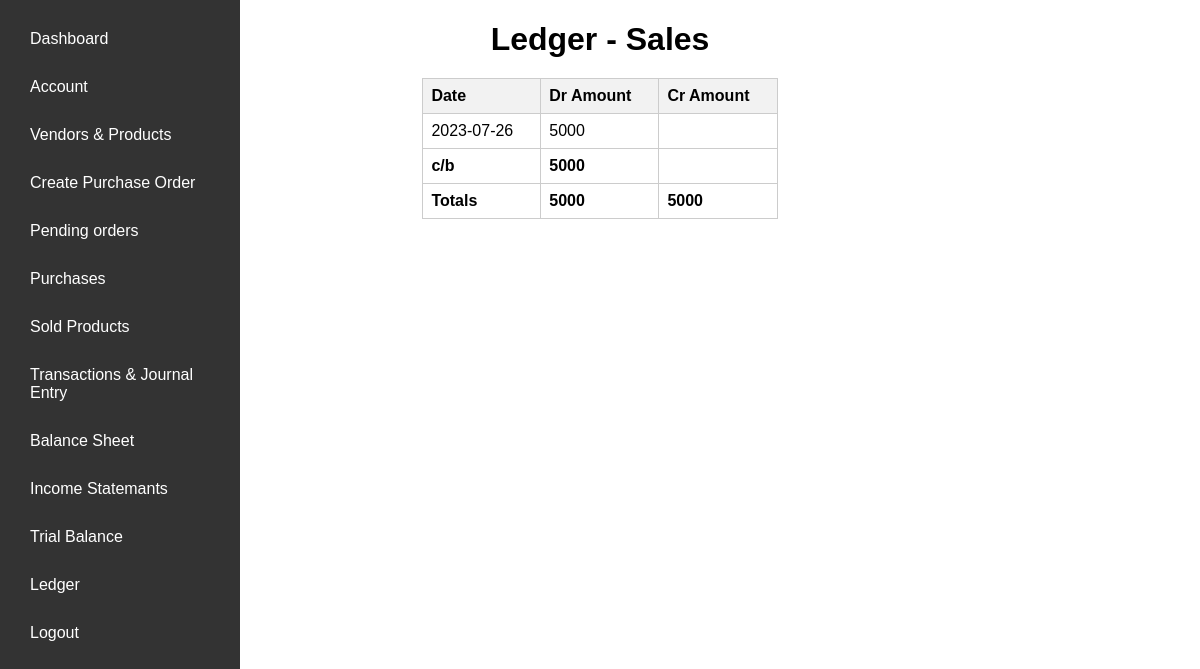
/ledger.php?account_id=24, run on the app's committed database.
### tables this page shows
CREATE TABLE `accounts` (
  `account_id` int(11) NOT NULL,
  `account_name` varchar(100) NOT NULL,
  `account_type` varchar(50) NOT NULL,
  `account_balance` float NOT NULL DEFAULT 0
);

CREATE TABLE `transactions` (
  `transaction_id` int(11) NOT NULL,
  `date` date NOT NULL,
  `description` varchar(255) NOT NULL,
  `account_id` int(11) DEFAULT NULL,
  `type` varchar(50) NOT NULL,
  `debit_account_id` int(11) DEFAULT NULL,
  `credit_account_id` int(11) DEFAULT NULL,
  `amount` float NOT NULL
);

### ledger.php (the view, shortened to what this page needs)
<!DOCTYPE html>
<html>
<head>
</head>
<body>
<?php include 'sidebar.php'; ?>
    <?php
    $connection = mysqli_connect('localhost', 'root', '', 'accounting_system');
    if (isset($_GET['account_id'])) {
        $account_id = $_GET['account_id'];
        $account_query = "SELECT * FROM accounts WHERE account_id = $account_id";
        $result_account = mysqli_query($connection, $account_query);
        if (mysqli_num_rows($result_account) > 0) {
            $account_row = mysqli_fetch_assoc($result_account);
            $account_name = $account_row['account_name'];
        } else {
            echo '<p>Account not found.</p>';
            exit;
        }
        $transactions_query = "SELECT * FROM transactions WHERE account_id = $account_id ORDER BY date ASC";
        $result_transactions = mysqli_query($connection, $transactions_query);
    } else {
        echo '<p>No account selected.</p>';
        exit;
    }
    ?>
    <h1>Ledger - <?php echo $account_name; ?></h1>
    <center>
    <table>
        <tr>
            <th>Date</th>
            <th>Dr Amount</th>
            <th>Cr Amount</th>
        </tr>
        <?php
        $debit_total = 0;
        $credit_total = 0;
        while ($transaction_row = mysqli_fetch_assoc($result_transactions)) {
            $debit = $transaction_row['type'] === 'Debit' ? $transaction_row['amount'] : '';
            $credit = $transaction_row['type'] === 'Credit' ? $transaction_row['amount'] : '';
            $debit_total += $transaction_row['type'] === 'Debit' ? $transaction_row['amount'] : 0;
            $credit_total += $transaction_row['type'] === 'Credit' ? $transaction_row['amount'] : 0;
            echo "<tr>";
            echo "<td>{$transaction_row['date']}</td>";
            echo "<td>{$debit}</td>";
            echo "<td>{$credit}</td>";
            echo "</tr>";
        }
        $balance = $debit_total - $credit_total;
        if ($debit_total > $credit_total) {
            $adjusted_debit_total = $debit_total + min(0, abs($balance));
            $adjusted_credit_total = $debit_total > 0 ? $debit_total : 0;
        } else {
            $adjusted_debit_total = $credit_total > 0 ? $credit_total : 0;
            $adjusted_credit_total = $credit_total + max(0, $balance);
        }
        echo "<tr>";
        echo "<td><strong>c/b</strong></td>";
        echo "<td><strong>";
        if ($balance >= 0) {
            echo $balance;
        } else {
            echo '';
        }
        echo "</strong></td>";
        echo "<td><strong>";
        echo "</strong></td>";
        echo "</tr>";
        echo "<tr>";
        echo "<td><strong>Totals</strong></td>";
        echo "<td><strong>$adjusted_debit_total</strong></td>";
        echo "<td><strong>$adjusted_credit_total</strong></td>";
        echo "</tr>";
        ?>
    </table>
    </center>
</body>
</html>

### ledger.php (style rules this page uses)
body { font-family: Arial, sans-serif; }
h1 { text-align: center; margin-bottom: 20px; }
table { border-collapse: collapse; width: 30%; }
th, td { border: 1px solid #ccc; padding: 8px; text-align: left; }
th { background-color: #f2f2f2; }

### data on the page
accounts: account_name "Sales"
transactions: date "2023-07-26", amount "5000"

### other printed values
$balance "5000"
$adjusted_debit_total "5000"
$adjusted_credit_total "5000"
